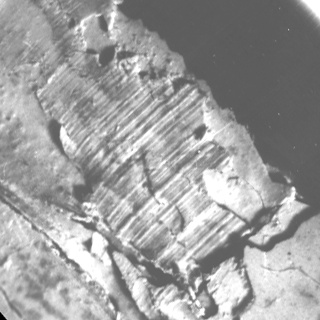
//> input picture Image_Processing/anisotropic_image_segmentation/gst_input.jpg, 320 x 320 px
$ ./anisotropic_image_segmentation   (built with g++ and OpenCV 4)
//> lines starting //> are read from the running program, lines starting //| are printed output that depends on the picture; after the words box and inside, x2 and y2 are one past the last pixel; in counts of white or black regions, pixels touching at a corner belong together
#include <iostream>
#include "opencv2/imgproc.hpp"
#include "opencv2/imgcodecs.hpp"
using namespace cv;
using namespace std;
void calcGST(const Mat& inputImg, Mat& imgCoherencyOut, Mat& imgOrientationOut, int w);
int main()
{
    int W = 52;             // window size is WxW
    double C_Thr = 0.43;    // threshold for coherency
    int LowThr = 35;        // threshold1 for orientation, it ranges from 0 to 180
    int HighThr = 57;       // threshold2 for orientation, it ranges from 0 to 180
    Mat imgIn = imread("gst_input.jpg", IMREAD_GRAYSCALE);
//> imgIn is the input picture: 320 rows x 320 cols, CV_8UC1; min 0, max 255, mean 158.5
    if (imgIn.empty()) //check whether the image is loaded or not
    {
        cout << "ERROR : Image cannot be loaded..!!" << endl;
        return -1;
    }
    Mat imgCoherency, imgOrientation;
    calcGST(imgIn, imgCoherency, imgOrientation, W);
//> in calcGST, `boxFilter(imgDiffXY, J12, CV_64F, Size(w, w));`:
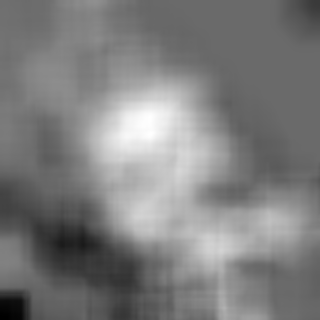
//> J12: 320 rows x 320 cols, CV_64FC1; min -7128.4, max 9979.1, mean 1325; drawn with min black and max white
//> in calcGST, `lambda1 = tmp1 + tmp4;`:
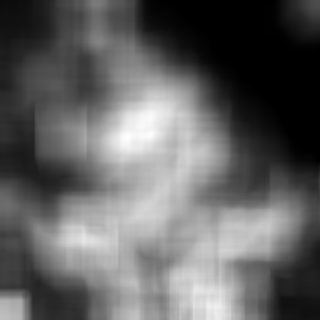
//> lambda1: 320 rows x 320 cols, CV_64FC1; min 13.69, max 44820.2, mean 17250.5; drawn with min black and max white
//> in calcGST, `lambda2 = tmp1 - tmp4;`:
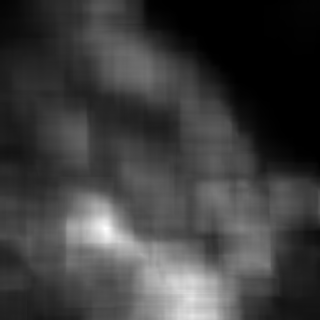
//> lambda2: 320 rows x 320 cols, CV_64FC1; min 12.5, max 31529.3, mean 7672.3; drawn with min black and max white
//> in calcGST, `divide(lambda1 - lambda2, lambda1 + lambda2, imgCoherencyOut);`:
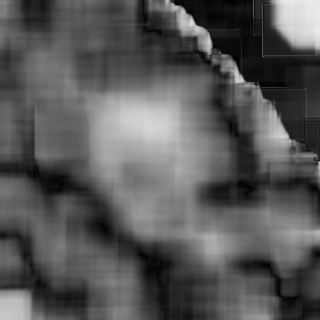
//> imgCoherencyOut: 320 rows x 320 cols, CV_64FC1; min 0.00132, max 0.923, mean 0.346
//> in calcGST, `imgOrientationOut = 0.5 * imgOrientationOut;`:
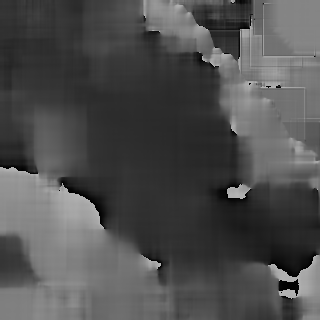
//> imgOrientationOut: 320 rows x 320 cols, CV_64FC1; min 0.00112, max 180, mean 79.3
    Mat imgCoherencyBin;
    imgCoherencyBin = imgCoherency > C_Thr;
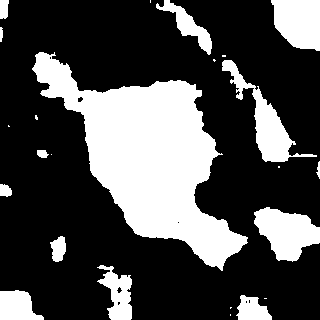
//> imgCoherencyBin: 320 rows x 320 cols, CV_8UC1; 29.5% white; 24 white regions (10 under 20 px), largest, box (x1, y1, x2, y2) and area: (32, 52, 248, 271) 19376, (254, 207, 320, 262) 2282, (222, 60, 317, 162) 2227
    Mat imgOrientationBin;
    inRange(imgOrientation, Scalar(LowThr), Scalar(HighThr), imgOrientationBin);
//> imgOrientationBin: 320 rows x 320 cols, CV_8UC1; 39.7% white; 26 white regions (17 under 20 px), largest, box (x1, y1, x2, y2) and area: (0, 0, 268, 281) 34731, (248, 187, 320, 255) 3033, (0, 101, 38, 173) 1080
    Mat imgBin;
    imgBin = imgCoherencyBin & imgOrientationBin;
//> imgBin: 320 rows x 320 cols, CV_8UC1; 20.3% white; 6 white regions (1 under 20 px), largest, box (x1, y1, x2, y2) and area: (32, 52, 244, 271) 19047, (254, 207, 320, 247) 1470, (0, 0, 9, 19) 152, (258, 314, 272, 320) 63, (0, 27, 3, 42) 39
    normalize(imgCoherency, imgCoherency, 0, 255, NORM_MINMAX);
    normalize(imgOrientation, imgOrientation, 0, 255, NORM_MINMAX);
    imwrite("result.jpg", 0.5 * (imgIn + imgBin));
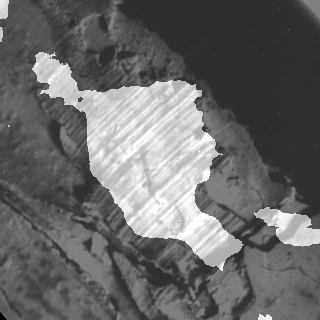
//> saved as result.jpg: 320 rows x 320 cols, CV_8UC1; min 0, max 255, mean 105.1
    imwrite("Coherency.jpg", imgCoherency);
    imwrite("Orientation.jpg", imgOrientation);
    return 0;
}
void calcGST(const Mat& inputImg, Mat& imgCoherencyOut, Mat& imgOrientationOut, int w)
{
    Mat img;
    inputImg.convertTo(img, CV_64F);
    // GST components calculation (start)
    // J =  (J11 J12; J12 J22) - GST
    Mat imgDiffX, imgDiffY, imgDiffXY;
    Sobel(img, imgDiffX, CV_64F, 1, 0, 3);
    Sobel(img, imgDiffY, CV_64F, 0, 1, 3);
    multiply(imgDiffX, imgDiffY, imgDiffXY);
    Mat imgDiffXX, imgDiffYY;
    multiply(imgDiffX, imgDiffX, imgDiffXX);
    multiply(imgDiffY, imgDiffY, imgDiffYY);
    Mat J11, J22, J12;      // J11, J22 and J12 are GST components
    boxFilter(imgDiffXX, J11, CV_64F, Size(w, w));
    boxFilter(imgDiffYY, J22, CV_64F, Size(w, w));
    boxFilter(imgDiffXY, J12, CV_64F, Size(w, w));
    // GST components calculation (stop)
    // eigenvalue calculation (start)
    // lambda1 = J11 + J22 + sqrt((J11-J22)^2 + 4*J12^2)
    // lambda2 = J11 + J22 - sqrt((J11-J22)^2 + 4*J12^2)
    Mat tmp1, tmp2, tmp3, tmp4;
    tmp1 = J11 + J22;
    tmp2 = J11 - J22;
    multiply(tmp2, tmp2, tmp2);
    multiply(J12, J12, tmp3);
    sqrt(tmp2 + 4.0 * tmp3, tmp4);
    Mat lambda1, lambda2;
    lambda1 = tmp1 + tmp4;      // biggest eigenvalue
    lambda2 = tmp1 - tmp4;      // smallest eigenvalue
    // eigenvalue calculation (stop)
    // Coherency calculation (start)
    // Coherency = (lambda1 - lambda2)/(lambda1 + lambda2)) - measure of anisotropism
    // Coherency is anisotropy degree (consistency of local orientation)
    divide(lambda1 - lambda2, lambda1 + lambda2, imgCoherencyOut);
    // Coherency calculation (stop)
    // orientation angle calculation (start)
    // tan(2*Alpha) = 2*J12/(J22 - J11)
    // Alpha = 0.5 atan2(2*J12/(J22 - J11))
    phase(J22 - J11, 2.0 * J12, imgOrientationOut, true);
    imgOrientationOut = 0.5 * imgOrientationOut;
    // orientation angle calculation (stop)
}
